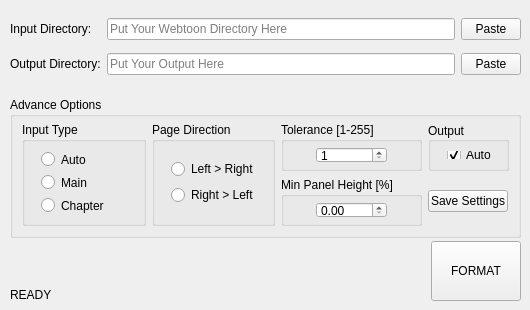
<?xml version="1.0" encoding="UTF-8"?>
<ui version="4.0">
 <class>MainWidget</class>
 <widget class="QWidget" name="MainWidget">
  <property name="geometry">
   <rect>
    <x>0</x>
    <y>0</y>
    <width>530</width>
    <height>310</height>
   </rect>
  </property>
  <property name="sizePolicy">
   <sizepolicy hsizetype="Fixed" vsizetype="Fixed">
    <horstretch>0</horstretch>
    <verstretch>0</verstretch>
   </sizepolicy>
  </property>
  <property name="windowTitle">
   <string>Webtoon Formatter</string>
  </property>
  <widget class="QGroupBox" name="user_input_advance">
   <property name="geometry">
    <rect>
     <x>10</x>
     <y>97</y>
     <width>511</width>
     <height>141</height>
    </rect>
   </property>
   <property name="title">
    <string>Advance Options</string>
   </property>
   <layout class="QVBoxLayout" name="verticalLayout_7">
    <property name="topMargin">
     <number>5</number>
    </property>
    <item>
     <layout class="QGridLayout" name="uia_layout" columnminimumwidth="0,0,0,0,0">
      <property name="sizeConstraint">
       <enum>QLayout::SetDefaultConstraint</enum>
      </property>
      <item row="0" column="1" rowspan="2">
       <widget class="QGroupBox" name="input_type_box">
        <property name="title">
         <string>Input Type</string>
        </property>
        <layout class="QVBoxLayout" name="verticalLayout_4">
         <property name="leftMargin">
          <number>16</number>
         </property>
         <item>
          <layout class="QVBoxLayout" name="input_type_layout">
           <item>
            <widget class="QRadioButton" name="type_auto">
             <property name="text">
              <string>Auto</string>
             </property>
            </widget>
           </item>
           <item>
            <widget class="QRadioButton" name="type_main">
             <property name="text">
              <string>Main</string>
             </property>
            </widget>
           </item>
           <item>
            <widget class="QRadioButton" name="type_sub">
             <property name="text">
              <string>Chapter</string>
             </property>
            </widget>
           </item>
          </layout>
         </item>
        </layout>
       </widget>
      </item>
      <item row="0" column="3">
       <widget class="QGroupBox" name="tolerance_box">
        <property name="title">
         <string>Tolerance [1-255]</string>
        </property>
        <layout class="QVBoxLayout" name="verticalLayout_6">
         <property name="leftMargin">
          <number>32</number>
         </property>
         <property name="topMargin">
          <number>5</number>
         </property>
         <property name="rightMargin">
          <number>32</number>
         </property>
         <property name="bottomMargin">
          <number>5</number>
         </property>
         <item>
          <widget class="QSpinBox" name="tolerance_val">
           <property name="minimum">
            <number>1</number>
           </property>
           <property name="maximum">
            <number>255</number>
           </property>
          </widget>
         </item>
        </layout>
       </widget>
      </item>
      <item row="0" column="2" rowspan="2">
       <widget class="QGroupBox" name="page_direction_box">
        <property name="title">
         <string>Page Direction</string>
        </property>
        <layout class="QVBoxLayout" name="verticalLayout_3">
         <property name="leftMargin">
          <number>16</number>
         </property>
         <item>
          <layout class="QVBoxLayout" name="pd_layout">
           <item>
            <widget class="QRadioButton" name="page_direction_left">
             <property name="text">
              <string>Left &gt; Right</string>
             </property>
            </widget>
           </item>
           <item>
            <widget class="QRadioButton" name="page_direction_right">
             <property name="text">
              <string>Right &gt; Left</string>
             </property>
            </widget>
           </item>
          </layout>
         </item>
        </layout>
       </widget>
      </item>
      <item row="1" column="3">
       <widget class="QGroupBox" name="min_panel_h_box">
        <property name="title">
         <string>Min Panel Height [%]</string>
        </property>
        <layout class="QVBoxLayout" name="verticalLayout_5">
         <property name="leftMargin">
          <number>32</number>
         </property>
         <property name="topMargin">
          <number>5</number>
         </property>
         <property name="rightMargin">
          <number>32</number>
         </property>
         <property name="bottomMargin">
          <number>5</number>
         </property>
         <item>
          <widget class="QDoubleSpinBox" name="min_panel_h_val">
           <property name="maximum">
            <double>100.000000000000000</double>
           </property>
           <property name="singleStep">
            <double>0.100000000000000</double>
           </property>
          </widget>
         </item>
        </layout>
       </widget>
      </item>
      <item row="0" column="4">
       <widget class="QGroupBox" name="auto_output_box">
        <property name="layoutDirection">
         <enum>Qt::LeftToRight</enum>
        </property>
        <property name="title">
         <string>Output</string>
        </property>
        <property name="alignment">
         <set>Qt::AlignLeading|Qt::AlignLeft|Qt::AlignVCenter</set>
        </property>
        <layout class="QVBoxLayout" name="verticalLayout">
         <property name="leftMargin">
          <number>16</number>
         </property>
         <item>
          <widget class="QCheckBox" name="auto_output_check">
           <property name="enabled">
            <bool>true</bool>
           </property>
           <property name="text">
            <string>Auto</string>
           </property>
           <property name="checked">
            <bool>true</bool>
           </property>
          </widget>
         </item>
        </layout>
       </widget>
      </item>
      <item row="1" column="4">
       <widget class="QPushButton" name="save_config_button">
        <property name="maximumSize">
         <size>
          <width>80</width>
          <height>16777215</height>
         </size>
        </property>
        <property name="text">
         <string>Save Settings</string>
        </property>
       </widget>
      </item>
     </layout>
    </item>
   </layout>
  </widget>
  <widget class="QWidget" name="layoutWidget">
   <property name="geometry">
    <rect>
     <x>10</x>
     <y>241</y>
     <width>511</width>
     <height>61</height>
    </rect>
   </property>
   <layout class="QHBoxLayout" name="user_process">
    <item>
     <widget class="QLabel" name="status_box">
      <property name="frameShape">
       <enum>QFrame::NoFrame</enum>
      </property>
      <property name="text">
       <string>READY</string>
      </property>
      <property name="alignment">
       <set>Qt::AlignBottom|Qt::AlignLeading|Qt::AlignLeft</set>
      </property>
      <property name="margin">
       <number>12</number>
      </property>
     </widget>
    </item>
    <item>
     <widget class="QPushButton" name="process_button">
      <property name="sizePolicy">
       <sizepolicy hsizetype="Maximum" vsizetype="Maximum">
        <horstretch>0</horstretch>
        <verstretch>0</verstretch>
       </sizepolicy>
      </property>
      <property name="maximumSize">
       <size>
        <width>90</width>
        <height>60</height>
       </size>
      </property>
      <property name="baseSize">
       <size>
        <width>0</width>
        <height>0</height>
       </size>
      </property>
      <property name="text">
       <string>FORMAT</string>
      </property>
     </widget>
    </item>
   </layout>
  </widget>
  <widget class="QWidget" name="layoutWidget">
   <property name="geometry">
    <rect>
     <x>10</x>
     <y>11</y>
     <width>511</width>
     <height>73</height>
    </rect>
   </property>
   <layout class="QGridLayout" name="user_input_basic">
    <item row="1" column="0">
     <widget class="QLabel" name="out_dir_label">
      <property name="text">
       <string>Output Directory:</string>
      </property>
     </widget>
    </item>
    <item row="0" column="1">
     <widget class="QLineEdit" name="in_dir_edit">
      <property name="text">
       <string/>
      </property>
      <property name="placeholderText">
       <string>Put Your Webtoon Directory Here</string>
      </property>
     </widget>
    </item>
    <item row="1" column="1">
     <widget class="QLineEdit" name="out_dir_edit">
      <property name="placeholderText">
       <string>Put Your Output Here</string>
      </property>
     </widget>
    </item>
    <item row="0" column="2">
     <widget class="QPushButton" name="in_dir_button">
      <property name="maximumSize">
       <size>
        <width>60</width>
        <height>16777215</height>
       </size>
      </property>
      <property name="text">
       <string>Paste</string>
      </property>
     </widget>
    </item>
    <item row="1" column="2">
     <widget class="QPushButton" name="out_dir_button">
      <property name="maximumSize">
       <size>
        <width>60</width>
        <height>16777215</height>
       </size>
      </property>
      <property name="text">
       <string>Paste</string>
      </property>
     </widget>
    </item>
    <item row="0" column="0">
     <widget class="QLabel" name="in_dir_label">
      <property name="text">
       <string>Input Directory:</string>
      </property>
     </widget>
    </item>
   </layout>
  </widget>
 </widget>
 <resources/>
 <connections/>
</ui>
